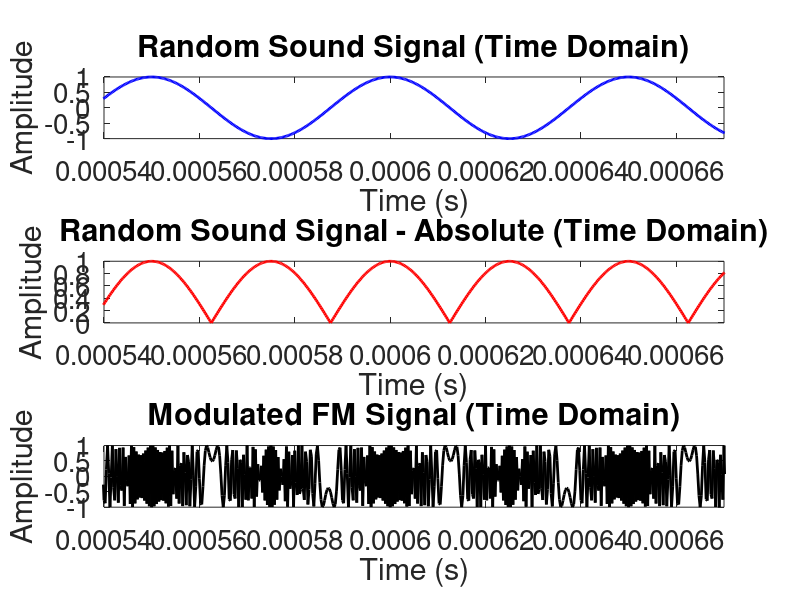
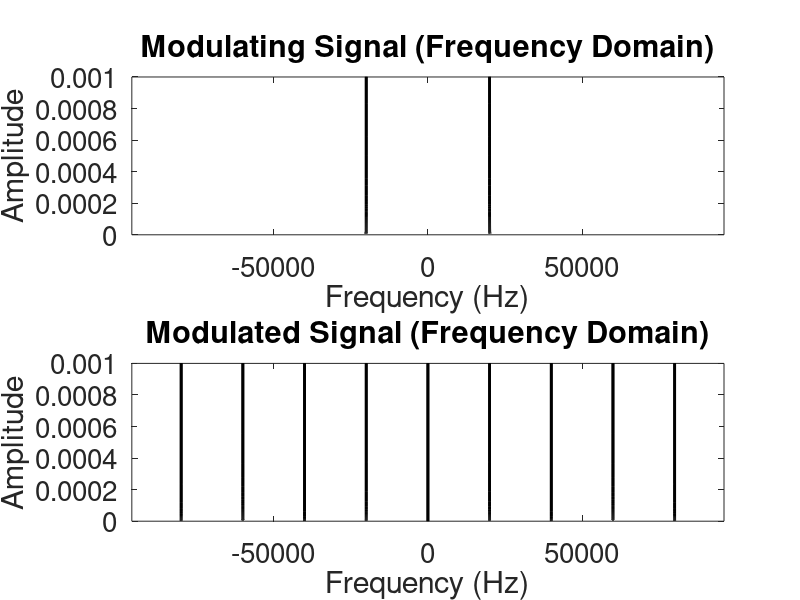
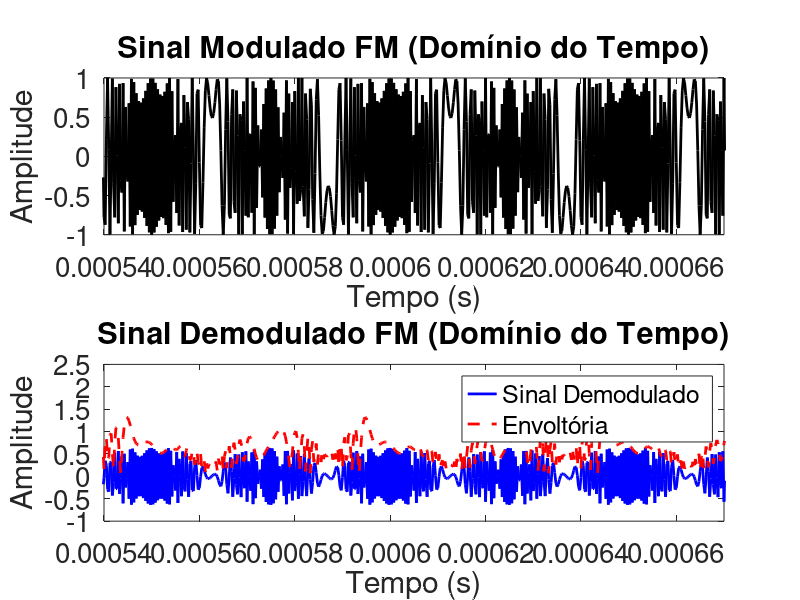

Write the MATLAB code that produced these figures, in order.
close all; clear all; clc;
pkg load signal;

% Altera o tamanho da fonte nos plots para 15
set(0, 'DefaultAxesFontSize', 20);

% Defining the signals amplitude.
A_modulating = 1;
A_carrier = 1;

% Defining the signals frequency
f_modulating_max = 20000;
f_carrier = 80000;

% modulator sensibility for frequency variation (Hz/volts)
k_f = 2000000;
k0 = 2*pi*k_f;

% Delta variable, correponding to max frequency variation.
d_f = k_f*A_modulating;

% Beta variable, correspondig to percentage of frequency variation about the frequency of the modulating.
b = d_f/f_modulating_max;

% Defining the period and frequency of sampling:
fs = 50*f_carrier;
Ts = 1/fs;
T = 1/f_modulating_max;

% Defining the sinal period.
t_inicial = 0;
t_final = 2;

% "t" vector, correspondig to the time period of analysis, on time domain.
t = [t_inicial:Ts:t_final];

% Modulating Singnal for FM modulation
modulating_signal = A_modulating *cos(2*pi*f_modulating_max*t);

% Calculate the number of zeros to be added
num_zeros = length(t) - length(modulating_signal);

% Add the zeros to the end of the modulating_signal vector
modulating_signal = [modulating_signal, zeros(1, num_zeros)];

% Transpose the modulated signal if necessary
modulated_signal = transpose(modulating_signal);

% Creating the FM modulated signal:
phase_argument = 2*pi*k_f*cumsum(modulating_signal)*(Ts);
modulated_signal = A_carrier * cos(2*pi*f_carrier*t + phase_argument);

% Plot signals on time domain:
figure(1)
subplot(311)
plot(t, (modulating_signal),'b', 'LineWidth', 2)
xlim([0.00054 0.00067])
xlabel('Time (s)')
ylabel('Amplitude')
title('Random Sound Signal (Time Domain)')

subplot(312)
plot(t, abs(modulating_signal),'r', 'LineWidth', 2)
xlim([0.00054 0.00067])
xlabel('Time (s)')
ylabel('Amplitude')
title('Random Sound Signal - Absolute (Time Domain)')

subplot(313)
plot(t, modulated_signal,'k', 'LineWidth', 2)
xlim([0.00054 0.00067])
xlabel('Time (s)')
ylabel('Amplitude')
title('Modulated FM Signal (Time Domain)')

% calculating the step of the frequency vector "f" (frequency domain);
f_step = 1/t_final;

% creating the frequency vector "f" (frequency domain);
f = [-fs/2:f_step:fs/2];

% calculating the FFT of the random signal;
modulating_f = fft(modulating_signal)/length(modulating_signal);
modulating_f = fftshift(modulating_f);

% calculating the FFT of the modulated signal;
modulated_f = fft(modulated_signal)/length(modulated_signal);
modulated_f = fftshift(modulated_f);

% Plotting the modulated signal on frequency domain;
figure(2)
subplot(211)
plot(f, abs(modulating_f), 'k', 'LineWidth', 2)
xlabel('Frequency (Hz)')
ylabel('Amplitude')
title('Modulating Signal (Frequency Domain)')
xlim([-f_carrier*1.2 f_carrier*1.2])
ylim([0 A_carrier/1000])
subplot(212)
plot(f, abs(modulated_f), 'k', 'LineWidth', 2)
xlabel('Frequency (Hz)')
ylabel('Amplitude')
title('Modulated Signal (Frequency Domain)')
xlim([-f_carrier*1.2 f_carrier*1.2])
ylim([0 A_carrier/1000])

% Calculating the FM demodulation for the modulated signal
si_hat_t = diff(modulated_signal) * fs / k0;
si_hat_t = [si_hat_t, 0];  % Sinal demodulado

% Calculating the signal wrap. 
wrap = abs(hilbert(si_hat_t));

% Plotting the modulated and demodulated signals on time domain:
figure(3)
subplot(211)
plot(t, modulated_signal, 'k', 'LineWidth', 2)
xlim([0.00054 0.00067])
xlabel('Tempo (s)')
ylabel('Amplitude')
title('Sinal Modulado FM (Domínio do Tempo)')

subplot(212)
plot(t, si_hat_t, 'b', 'LineWidth', 2)
hold on
plot(t, wrap, 'r--', 'LineWidth', 2)
xlim([0.00054 0.00067])
xlabel('Tempo (s)')
ylabel('Amplitude')
title('Sinal Demodulado FM (Domínio do Tempo)')
legend('Sinal Demodulado', 'Envoltória')
